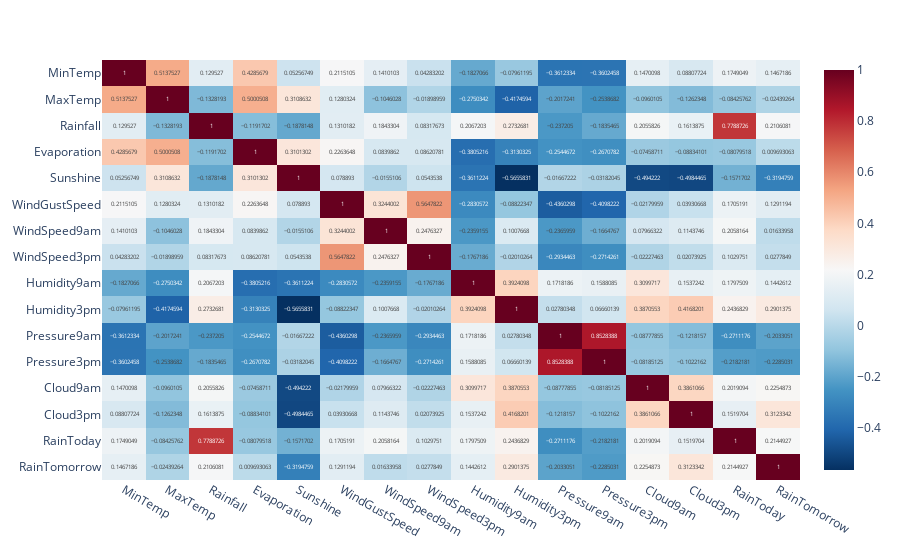

Here is the notebook cell this chart was saved with:
### Code cell
corr_matrix=Canberra_dta.select_dtypes(include="number").corr(method="kendall")
fig = px.imshow(
    corr_matrix,
    text_auto=True,               
    aspect="auto",                
    color_continuous_scale='RdBu_r'
)
fig

### Figure 1 — Plotly figure (JSON) as saved in the notebook; plotly's stock layout.template omitted (floating-point values rounded to 4 significant figures; data arrays with more than 128 entries replaced by an {"elided": "..."} marker saying what was removed)
{"data": [{"coloraxis": "coloraxis", "hovertemplate": "x: %{x}<br>y: %{y}<br>color: %{z}<extra></extra>", "name": "0", "texttemplate": "%{z}", "type": "heatmap", "x": ["MinTemp", "MaxTemp", "Rainfall", "Evaporation", "Sunshine", "WindGustSpeed", "WindSpeed9am", "WindSpeed3pm", "Humidity9am", "Humidity3pm", "Pressure9am", "Pressure3pm", "Cloud9am", "Cloud3pm", "RainToday", "RainTomorrow"], "xaxis": "x", "y": ["MinTemp", "MaxTemp", "Rainfall", "Evaporation", "Sunshine", "WindGustSpeed", "WindSpeed9am", "WindSpeed3pm", "Humidity9am", "Humidity3pm", "Pressure9am", "Pressure3pm", "Cloud9am", "Cloud3pm", "RainToday", "RainTomorrow"], "yaxis": "y", "z": {"elided": "16x16 float values"}}], "layout": {"coloraxis": {"colorscale": [[0, "rgb(5,48,97)"], [0.1, "rgb(33,102,172)"], [0.2, "rgb(67,147,195)"], [0.3, "rgb(146,197,222)"], [0.4, "rgb(209,229,240)"], [0.5, "rgb(247,247,247)"], [0.6, "rgb(253,219,199)"], [0.7, "rgb(244,165,130)"], [0.8, "rgb(214,96,77)"], [0.9, "rgb(178,24,43)"], [1, "rgb(103,0,31)"]]}, "margin": {"t": 60}, "xaxis": {"anchor": "y", "domain": [0, 1]}, "yaxis": {"anchor": "x", "autorange": "reversed", "domain": [0, 1]}}}
